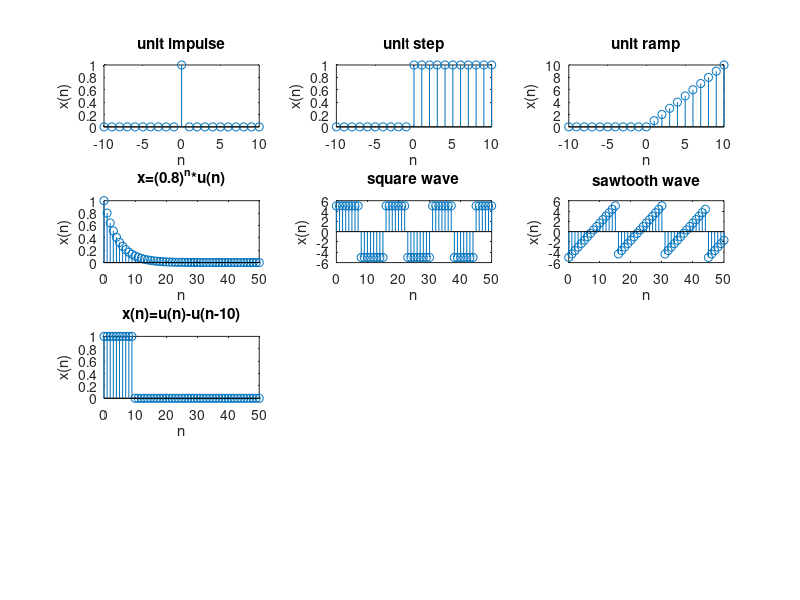

The MATLAB script that drew this image:
clc; clear all;
n=-10:10;
delta=(n==0);
step=(n>=0);
ramp=n.*(n>=0);
m=0:50;
step2=(m>=0);
x=((0.8).^m).*step2;
sq=5*square((2*pi.*m)/15);
st=5*sawtooth((2*pi.*m)/15);
y=((m>=0)-(m>=10));
subplot(4,3,1);
stem(n,delta);
xlabel('n');
ylabel('x(n)');
title('unit impulse');
subplot(4,3,2);
stem(n,step);
xlabel('n');
ylabel('x(n)');
title('unit step');
subplot(4,3,3);
stem(n,ramp);
xlabel('n');
ylabel('x(n)');
title('unit ramp');
subplot(4,3,4);
stem(m,x);
xlabel('n');
ylabel('x(n)');
title('x=(0.8)^n*u(n)');
subplot(4,3,5);
stem(m,sq);
xlabel('n');
ylabel('x(n)');
title('square wave');
subplot(4,3,6);
stem(m,st);
xlabel('n');
ylabel('x(n)');
title('sawtooth wave');
subplot(4,3,7);
stem(m,y);
xlabel('n');
ylabel('x(n)');
title('x(n)=u(n)-u(n-10)');
